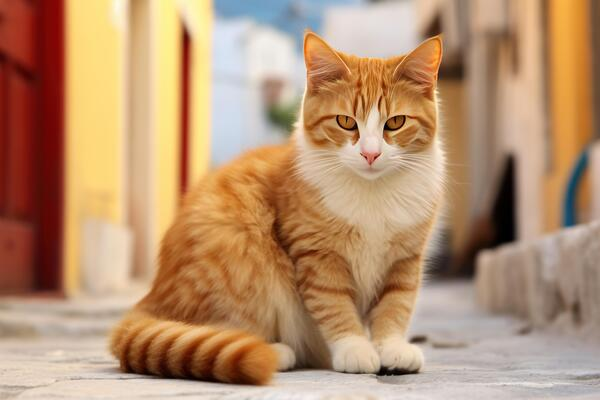
#> input picture Photos/cat1.jpg, 600 x 400 px
$ python contours._treshold.py
#> lines starting #> are read from the running program, lines starting #| are printed output that depends on the picture; after the words box and inside, x2 and y2 are one past the last pixel; in counts of white or black regions, pixels touching at a corner belong together
import cv2

# Load the image
image = cv2.imread('Photos/cat1.jpg')
#> image is the input picture: shape (400, 600, 3); mean B, G, R 112, 145.3, 183.5

# Convert to grayscale
gray = cv2.cvtColor(image, cv2.COLOR_BGR2GRAY)
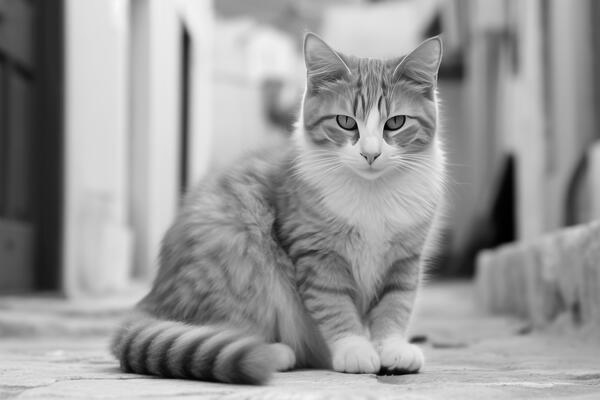
#> gray: shape (400, 600); min 0, max 250, mean 153

# Apply thresholding
_, thresh = cv2.threshold(gray, 150, 255, cv2.THRESH_BINARY)
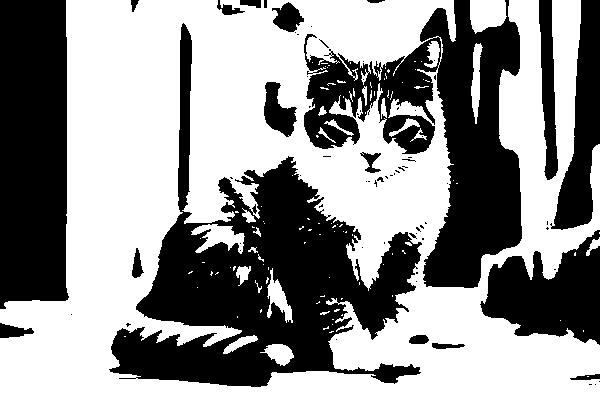
#> thresh: shape (400, 600); 56.6% white; 72 black regions (52 under 20 px)

# Find contours
contours, _ = cv2.findContours(thresh, cv2.RETR_EXTERNAL, cv2.CHAIN_APPROX_SIMPLE)
#> contours = 11 contours, 7 with area under 20; largest, box (x1, y1, x2, y2) and area: (0, 0, 600, 400) 181469, (470, 0, 507, 34) 938, (471, 43, 483, 124) 452, (586, 237, 600, 256) 82

# Count the number of contours
number_of_contours = len(contours)
#> number_of_contours = 11

print(f"Number of contours: {number_of_contours}")
#| Number of contours: 11

# Optionally, you can draw the contours on the image
cv2.drawContours(image, contours, -1, (0, 255, 0), 2)
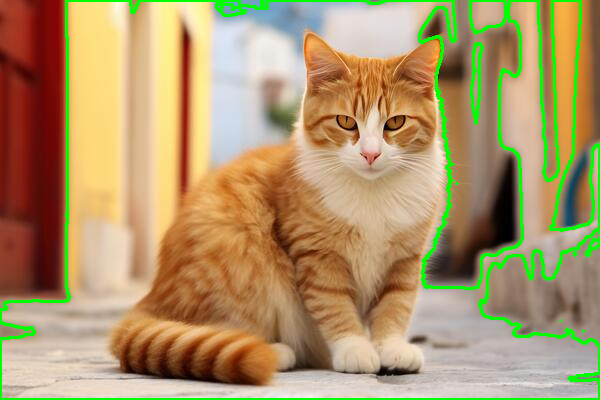
#> image: shape (400, 600, 3); 5.08% of pixels changed, all inside (x1, y1, x2, y2) = (0, 0, 600, 400)

# Show the result
cv2.imshow('Contours', image)
cv2.waitKey(0)
cv2.destroyAllWindows()

$ run again, with Photos/.jpg copied over Photos/cat1.jpg
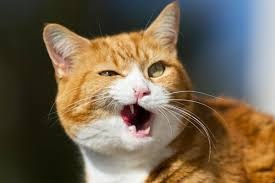
#> input picture Photos/.jpg, 275 x 183 px
#> image is the input picture: shape (183, 275, 3); mean B, G, R 80.3, 100.2, 114.7
#> `_, thresh = cv2.threshold(gray, 150, 255, cv2.THRESH_BINARY)`:
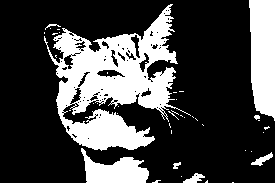
#> thresh: shape (183, 275); 27.8% white; 41 white regions (33 under 20 px)
#> contours = 40 contours, 34 with area under 20; largest, box (x1, y1, x2, y2) and area: (44, 4, 191, 151) 9813, (249, 0, 275, 121) 2560, (81, 148, 149, 183) 1269, (251, 152, 273, 166) 89, (183, 173, 205, 183) 88, (173, 162, 181, 169) 20
#> number_of_contours = 40
#| Number of contours: 40
#> `cv2.drawContours(image, contours, -1, (0, 255, 0), 2)`:
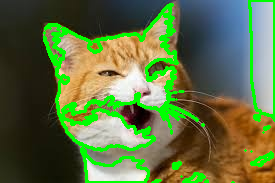
#> image: shape (183, 275, 3); 12.16% of pixels changed, all inside (x1, y1, x2, y2) = (43, 0, 275, 183)

$ run again, with Photos/cat3.jpeg copied over Photos/cat1.jpg
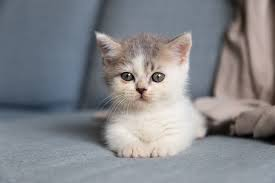
#> input picture Photos/cat3.jpeg, 275 x 183 px
#> image is the input picture: shape (183, 275, 3); mean B, G, R 137.4, 133.2, 131.9
#> `_, thresh = cv2.threshold(gray, 150, 255, cv2.THRESH_BINARY)`:
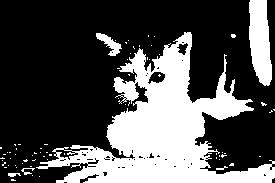
#> thresh: shape (183, 275); 31.5% white; 71 white regions (65 under 20 px)
#> contours = 69 contours, 65 with area under 20; largest, box (x1, y1, x2, y2) and area: (36, 32, 275, 183) 13453, (249, 0, 272, 86) 1416, (96, 33, 122, 56) 199, (8, 173, 21, 177) 21
#> number_of_contours = 69
#| Number of contours: 69
#> `cv2.drawContours(image, contours, -1, (0, 255, 0), 2)`:
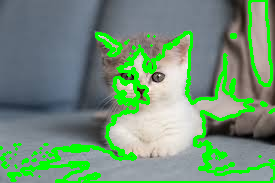
#> image: shape (183, 275, 3); 13.13% of pixels changed, all inside (x1, y1, x2, y2) = (0, 0, 275, 183)
